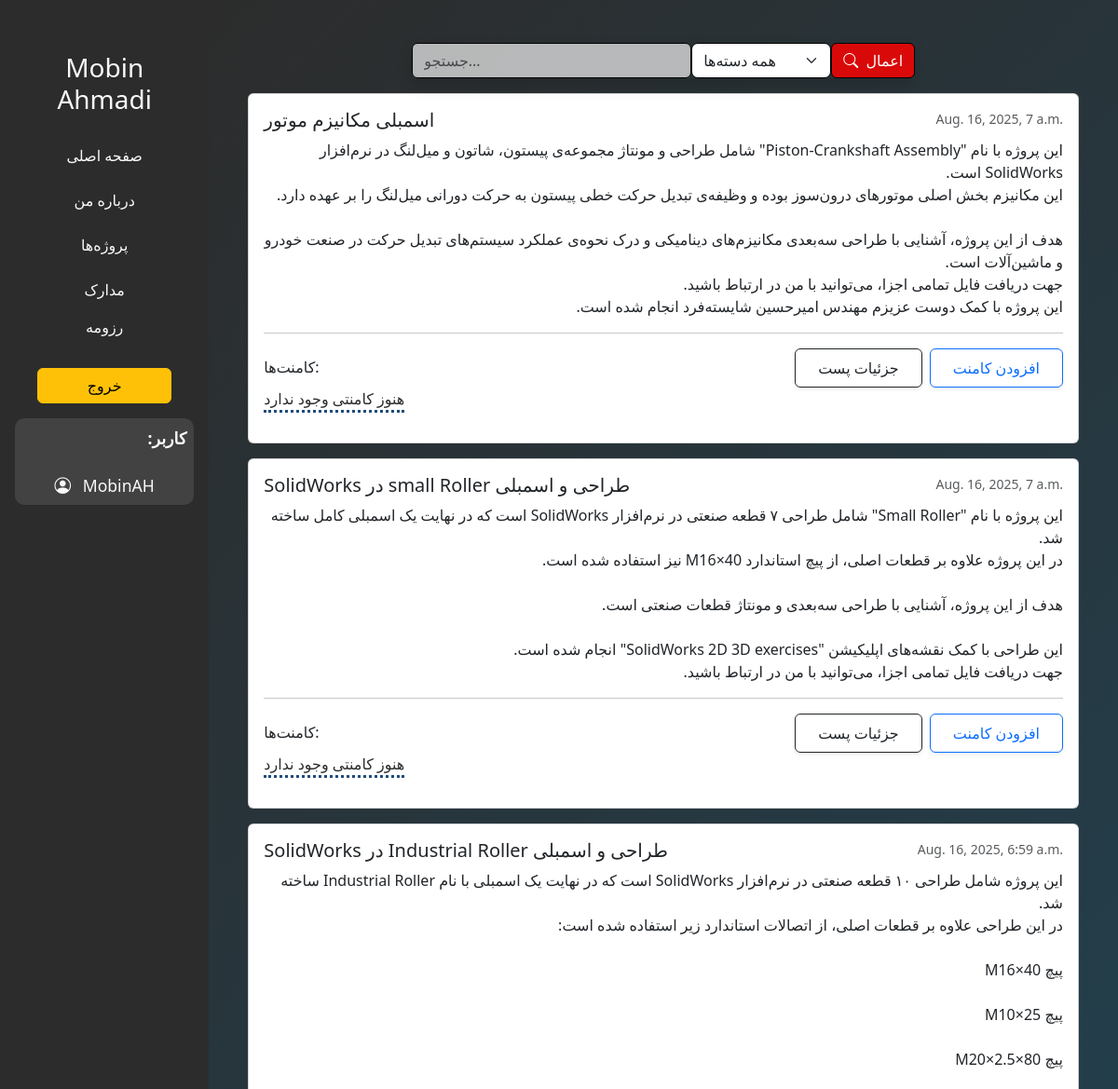
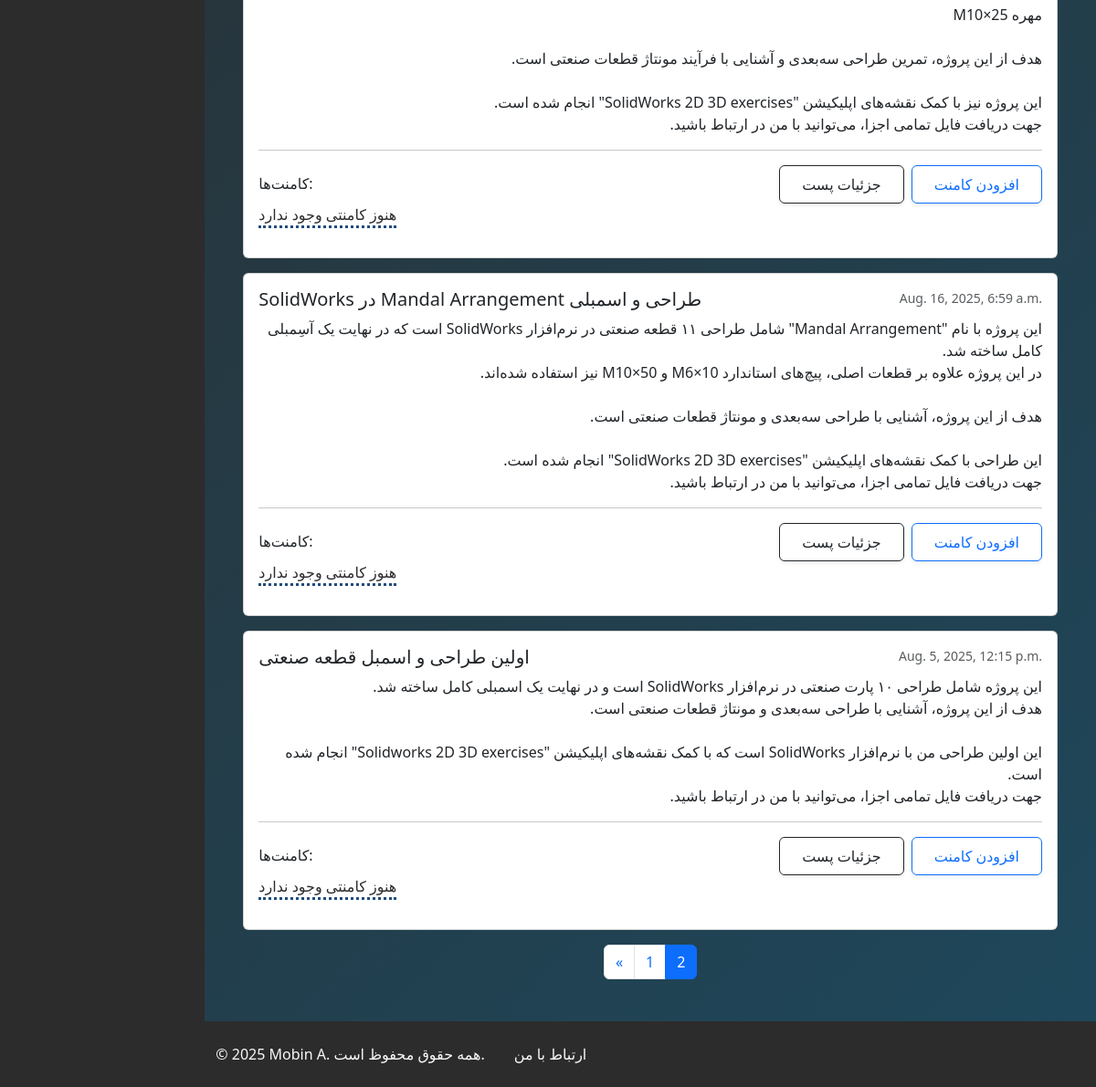
/?page=2 (signed in), run on the app's committed database (2 pictures, top to bottom).
### blog/models.py (models this page shows, shortened)
class Post(models.Model):
    CATEGORY_CHOICES = [
        ('Python','Python'),
        ('Solidworks','Solidworks'),
        ('Aspen','Aspen'),
        ('Articles','Articles'),
    ]
    title = models.CharField(max_length=100)
    slug = models.SlugField(unique=True)
    description = models.TextField(max_length=600, blank=True)
    created_at = models.DateTimeField(auto_now_add=True)
    published = models.BooleanField(default=False)
    image = models.ImageField(upload_to='post_images/',blank=True,null=True)
    attachment = models.FileField(upload_to='post_files/',blank=True,null=True)
    category = models.CharField(max_length=20, choices=CATEGORY_CHOICES, default='blog')

### mainview/views.py (the view)
# urls.py: path('',views.base_view,name='base'),
def base_view(request):
    posts = Post.objects.all().order_by('-created_at')
    search = request.GET.get('search')
    category = request.GET.get('category')
    if search:
        posts = posts.filter(title__icontains=search)
    if category:
        posts = posts.filter(category=category)
    paginator = Paginator(posts, 5)
    page_number = request.GET.get('page')
    page_obj = paginator.get_page(page_number)
    return render(request,'mainview/base.html',{'page_obj': page_obj})

### mainview/templates/mainview/base.html (shortened to what this page needs)
{% load static %}
<!DOCTYPE html>
<html lang="fa">
<head>
    <link href="https://cdn.jsdelivr.net/npm/bootstrap@5.3.2/dist/css/bootstrap.min.css" rel="stylesheet">
    <link rel="stylesheet" href="https://cdn.jsdelivr.net/npm/bootstrap-icons@1.10.5/font/bootstrap-icons.css">
    <link rel="stylesheet" href="{% static 'mainview/style.css' %}">
</head>
<body class="d-flex ">
    <aside class="sidebar d-none d-md-flex flex-column p-3" style="width: 250px; background-color:#2c2c2c; min-height:100vh; position: sticky; top: 5px;">
        <div style="text-align: center;margin-top: 10px; padding-top: 30px;position: sticky; top: 0px;">
            <h3 class="text-light mb-4 mt-6">Mobin Ahmadi</h3>
            <ul class="nav flex-column text-center sidebar-nav d-none d-md-flex" style="text-align: center; padding: 0;">
                <li class="nav-item mb-2"><a href="{% url 'base' %}"  class="nav-link text-light">صفحه اصلی</a></li>
                <li class="nav-item mb-2"><a href="{% url 'about' %}" class="nav-link text-light">درباره من</a></li>
                <li class="nav-item mb-2"><a href="{% url 'projects' %}" class="nav-link text-light">پروژه‌ها</a></li>
                <li class="nav-item"><a href="{% url 'certificates' %}" class="nav-link text-light">مدارک</a></li>
                <li class="nav-item mb-2"><a href="{% url 'resume' %}" class="nav-link text-light">رزومه</a></li>
                {% if user.is_authenticated %}
                    <li class="nav-item mt-3 text-center">
                        <form method="post" action="{% url 'logout' %}">
                            <button type="submit" class="btn btn-warning w-75">خروج</button>
                        </form>
                    </li>
                {% endif %}
            </ul>
        {% if user.is_authenticated %}
            <div class="my-3 p-2" style="background-color: rgba(255,255,255,0.1); border-radius: 10px;">
                <div style="text-align: right; color: #ffffff; font-weight: bold; font-size: 1.1rem;">:کاربر</div>
                <br>
                <div class="text-center text-light" style="font-size: 1.1rem;">
                    <i class="bi bi-person-circle me-2"></i> {{ user.username }}
                </div>
            </div>
        {% endif %}
        </div>
    </aside>
        <div class="flex-grow-1">
    <div class="posts-wrapper">
    <main >
        {% block content %}
            <div class="sticky-top p-3 rounded " style="z-index: 1030;background: transparent;">
                <div class="d-flex justify-content-center shadow" style="max-width: 540px; margin: 0 auto;">
                    <input type="text" style="max-width: 300px;background: rgba(255, 255, 255, 0.664);border-width: 1px;border-color: black;"  id="searchInput" class="form-control" placeholder="جستجو...">
                    <select id="categorySelectDesktop" class="form-select" style="max-width: 150px;border-radius:7px;border-width: 1px;border-color: black">
                        <option value="">همه دسته‌ها</option>
                    </select>
                    <button id="filterBtnDesktop" class="btn btn-primary " type="button" style="background: rgba(255, 0, 0, 0.829);border-width: 1px;border-color: black">
                        <i class="bi bi-search me-1"></i> اعمال
                    </button>
                </div>
            </div>
        <div class="container ">
            {% for post in page_obj %}
            <div class="card mb-3">
                <div class="card-body" data-category="{{ post.category }}">
                    <div class="d-flex justify-content-between">
                        <h5 class="card-title" style="direction: rtl;">{{ post.title }}</h5>
                        <small class="text-muted">{{ post.created_at }}</small>
                    </div>
                    <p class="card-text" style="direction: rtl;">{{ post.description|linebreaksbr }}</p>
                    <hr>
                    <div class="d-flex justify-content-between align-items-center mt-2">
                        <h6 class="mb-0">کامنت‌ها:</h6>
                        <div class="d-flex gap-2">
                            <a href="{% url 'post_detail' post.pk %}" class="btn btn-outline-dark px-4 py-2 shadow-sm">
                                جزئیات پست
                            </a>
                            {% if user.is_authenticated %}
                                <a href="{% url 'post_detail' post.pk %}" class="btn btn-outline-primary px-4 py-2 shadow-sm">
                                    افزودن کامنت
                                </a>
                            {% else %}
                                <a href="{% url 'login' %}" class="btn btn-outline-secondary">برای کامنت گذاشتن وارد شوید</a>
                            {% endif %}
                        </div>
                    </div>
                    {% if post.comments.exists %}
                    <ul class="list-group list-group-flush mb-2">
                        {% for comment in post.approved_comments %}
                        <li class="list-group-item">{{ comment.name.username }}: {{ comment.content }}</li>
                        {% endfor %}
                    </ul>
                    {% else %}
                    <p style="display: inline-block;color: #2c2c2c;border-bottom-style:dotted;border-color: rgb(31, 76, 123);">هنوز کامنتی وجود ندارد </p>
                    {% endif %}
                </div>
            </div>
            {% endfor %}
            <nav aria-label="Page navigation">
  <ul class="pagination justify-content-center">
    {% if page_obj.has_previous %}
      <li class="page-item">
        <a class="page-link" href="?page={{ page_obj.previous_page_number }}" aria-label="Previous">
          <span aria-hidden="true">&laquo;</span>
        </a>
      </li>
    {% endif %}
    {% for num in page_obj.paginator.page_range %}
      {% if page_obj.number == num %}
        <li class="page-item active"><span class="page-link">{{ num }}</span></li>
      {% else %}
        <li class="page-item"><a class="page-link" href="?page={{ num }}">{{ num }}</a></li>
      {% endif %}
    {% endfor %}
  </ul>
</nav>
        </div>
    </main>
    </div>
    {% if user.is_authenticated %}
        <footer class="text-light py-4" style="background-color:#2c2c2c;">
            <div class="container w-100 d-flex flex-column flex-md-row align-items-center justify-content-start text-start">
                <p class="mb-2 mb-md-0 me-md-3">&copy; 2025 Mobin A. همه حقوق محفوظ است.</p>
                <ul class="list-unstyled d-flex mb-0">
                    <li class=" ms-3"><a href="{% url 'contactme' %}" class="list_footer text-light text-decoration-none">ارتباط با من</a></li>
                </ul>
            </div>
        </footer>
    {% endif %}
    {% endblock %}
</body>
</html>

### mainview/templates/mainview/base.html (style rules this page uses)
.posts-wrapper { background: linear-gradient(135deg, #2c2c2c, #1e475b); width: 100%; min-height: 100vh; padding: 30px; box-sizing: border-box; color: #ffffff; }

### data on the page
Post: title "اسمبلی مکانیزم موتور", created_at "Aug. 16, 2025, 7 a.m.", description "این پروژه با نام \"Piston-Crankshaft Assembly\" شامل طراحی و مونتاژ مجموعه‌ی پیستون، شاتون و میل‌لنگ در نرم‌افزار SolidWorks است. این مکانیزم بخش اصلی موتورهای درون‌سوز بوده و وظیفه‌ی تبدیل حرکت خطی پیستون به حرکت دورانی میل‌لنگ را بر عهده دارد. هدف از این پروژه، آشنایی با طراحی سه‌بعدی مکانیزم‌های دینامیکی و درک نحوه‌ی عملکرد سیستم‌های تبدیل حرکت در صنعت خودرو و ماشین‌آلات است. جهت دریافت فایل تمامی اجزا، می‌توانید با من در ارتباط باشید. این پروژه با کمک دوست عزیزم مهندس امیرحسین شایسته‌فرد انجام شده است.", shows "هنوز کامنتی وجود ندارد"
Post: title "طراحی و اسمبلی small Roller در SolidWorks", created_at "Aug. 16, 2025, 7 a.m.", description "این پروژه با نام \"Small Roller\" شامل طراحی ۷ قطعه صنعتی در نرم‌افزار SolidWorks است که در نهایت یک اسمبلی کامل ساخته شد. در این پروژه علاوه بر قطعات اصلی، از پیچ استاندارد M16×40 نیز استفاده شده است. هدف از این پروژه، آشنایی با طراحی سه‌بعدی و مونتاژ قطعات صنعتی است. این طراحی با کمک نقشه‌های اپلیکیشن \"SolidWorks 2D 3D exercises\" انجام شده است. جهت دریافت فایل تمامی اجزا، می‌توانید با من در ارتباط باشید.", shows "هنوز کامنتی وجود ندارد"
Post: title "طراحی و اسمبلی Industrial Roller در SolidWorks", created_at "Aug. 16, 2025, 6:59 a.m.", description "این پروژه شامل طراحی ۱۰ قطعه صنعتی در نرم‌افزار SolidWorks است که در نهایت یک اسمبلی با نام Industrial Roller ساخته شد. در این طراحی علاوه بر قطعات اصلی، از اتصالات استاندارد زیر استفاده شده است: پیچ M16×40 پیچ M10×25 پیچ M20×2.5×80 مهره M10×25 هدف از این پروژه، تمرین طراحی سه‌بعدی و آشنایی با فرآیند مونتاژ قطعات صنعتی است. این پروژه نیز با کمک نقشه‌های اپلیکیشن \"SolidWorks 2D 3D exercises\" انجام شده است. جهت دریافت فایل تمامی اجزا، می‌توانید با من در ارتباط باشید.", shows "هنوز کامنتی وجود ندارد"
Post: title "طراحی و اسمبلی Mandal Arrangement در SolidWorks", created_at "Aug. 16, 2025, 6:59 a.m.", description "این پروژه با نام \"Mandal Arrangement\" شامل طراحی ۱۱ قطعه صنعتی در نرم‌افزار SolidWorks است که در نهایت یک آسِمبلی کامل ساخته شد. در این پروژه علاوه بر قطعات اصلی، پیچ‌های استاندارد M6×10 و M10×50 نیز استفاده شده‌اند. هدف از این پروژه، آشنایی با طراحی سه‌بعدی و مونتاژ قطعات صنعتی است. این طراحی با کمک نقشه‌های اپلیکیشن \"SolidWorks 2D 3D exercises\" انجام شده است. جهت دریافت فایل تمامی اجزا، می‌توانید با من در ارتباط باشید.", shows "هنوز کامنتی وجود ندارد"
Post: title "اولین طراحی و اسمبل قطعه صنعتی", created_at "Aug. 5, 2025, 12:15 p.m.", description "این پروژه شامل طراحی ۱۰ پارت صنعتی در نرم‌افزار SolidWorks است و در نهایت یک اسمبلی کامل ساخته شد. هدف از این پروژه، آشنایی با طراحی سه‌بعدی و مونتاژ قطعات صنعتی است. این اولین طراحی من با نرم‌افزار SolidWorks است که با کمک نقشه‌های اپلیکیشن \"Solidworks 2D 3D exercises\" انجام شده است. جهت دریافت فایل تمامی اجزا، می‌توانید با من در ارتباط باشید.", shows "هنوز کامنتی وجود ندارد"

### other printed values
{{ user.username }} "MobinAH"
{{ num }} "1"
{{ num }} "2"
